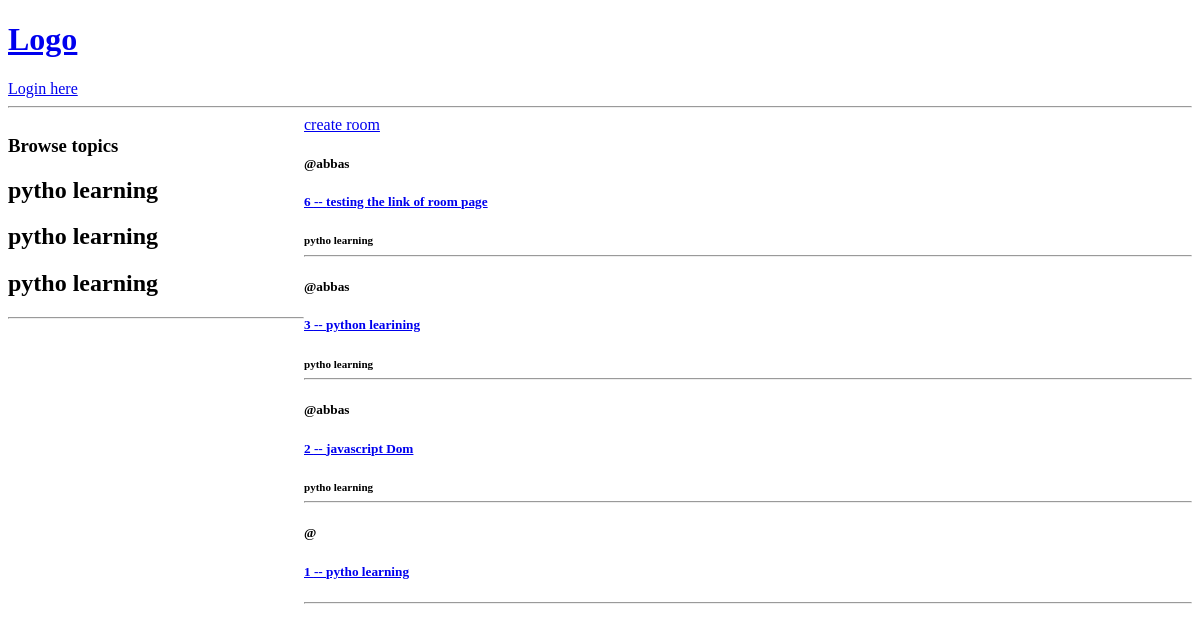
Before: / with the older database file.
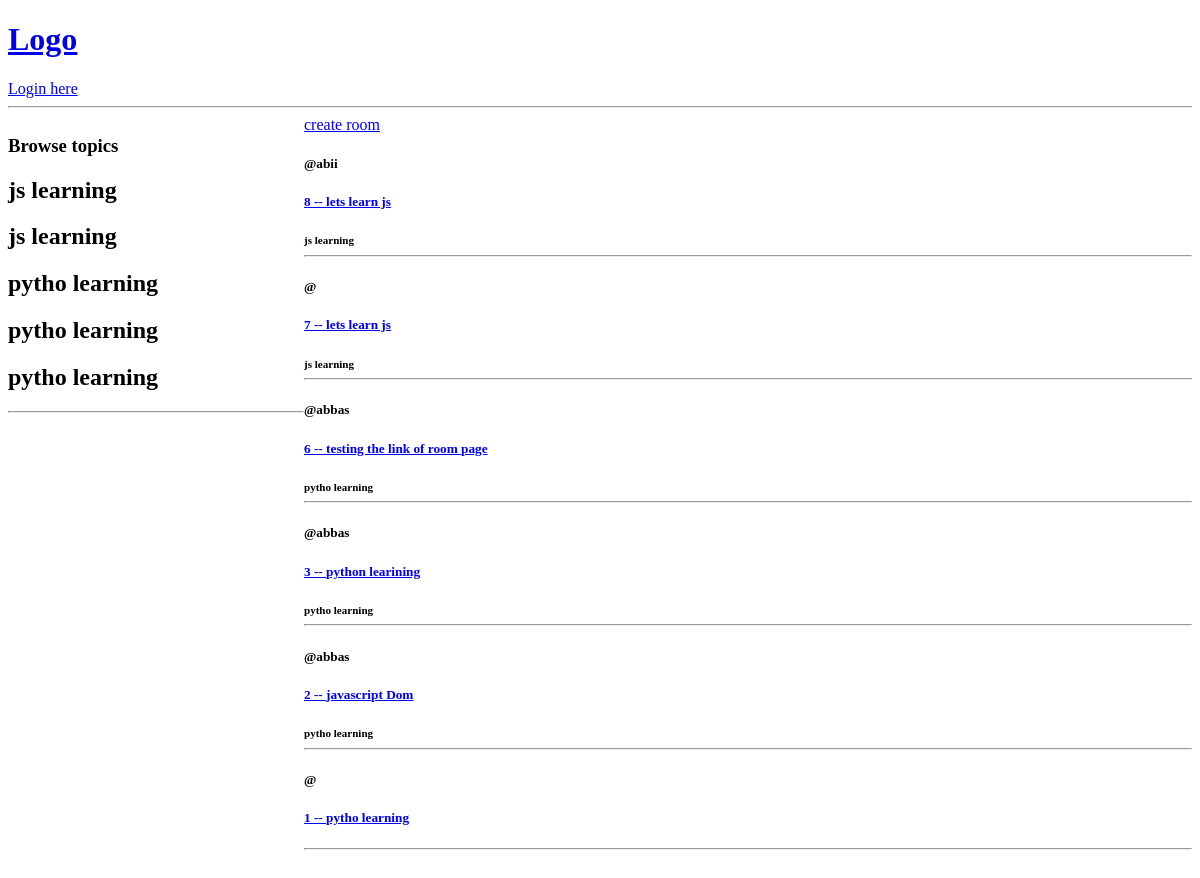
After: the same page with the newer database file.
### base/models.py (models this page shows, shortened)
class Room(models.Model):
    host = models.ForeignKey(
        User, on_delete=models.SET_NULL, null=True, related_name="user"
    )
    topic = models.ForeignKey(Topic, on_delete=models.SET_NULL, null=True)
    name = models.CharField(max_length=200)
    description = models.TextField(null=True, blank=True)
    created_at = models.DateTimeField(auto_now=True)
    update_at = models.DateTimeField(auto_now_add=True)
    class Meta:
        ordering = ["-update_at", "-created_at"]

class Topic(models.Model):
    name = models.CharField(max_length=200)

### base/views.py (the view)
# urls.py: path("", views.home, name="home"),
def home(request):
    rooms = Room.objects.all()
    context = {"rooms": rooms}
    return render(request, "base/home.html", context)

### base/templates/base/home.html (shortened to what this page needs)
{% extends 'main.html' %}
{%block content%}
<div class="home-container">
  <div>
    <h3>Browse topics</h3>
    {% for room in rooms%}
    <h2> {{room.topic.name }}</h2>
    {%endfor%}
    <hr>
  </div>
  <div>
    <a href="{% url 'create-room'%}"> create room </a>
    {%for room in rooms%}
    <h5>@{{room.host.username}}</h5>
    <h5> <a href="{%url 'room' room.id %}"> {{room.id}} -- {{room.name}}</a>
      <h5>
        <small>{{room.topic.name}}</small>
        <hr>
        {%endfor%}
  </div>
</div>
{%endblock%}

### templates/main.html (shortened to what this page needs)
<!DOCTYPE html>
<html lang="en">
<head>
</head>
<body>
  {% include "navbar.html" %}
  {%block content%}
  {% endblock %}
</body>
</html>

### templates/navbar.html (shortened to what this page needs)
<a href ="/">  <h1> Logo </h1> </a>
{% if request.user.is_authenticated %}
    <a href="{% url 'logout' %}"> Logout </a>
{%else%}
    <a href="{%  url 'login' %}"> Login here </a>
{%endif%}
<hr>

### base/templates/base/home.html (style rules this page uses)
.home-container { display: grid; grid-template-columns: 1fr 3fr; }

Changed rows visible on the page:
added Room: topic.name "js learning", host.username "abii", id "8", name "lets learn js"
added Room: topic.name "js learning", id "7", name "lets learn js"
